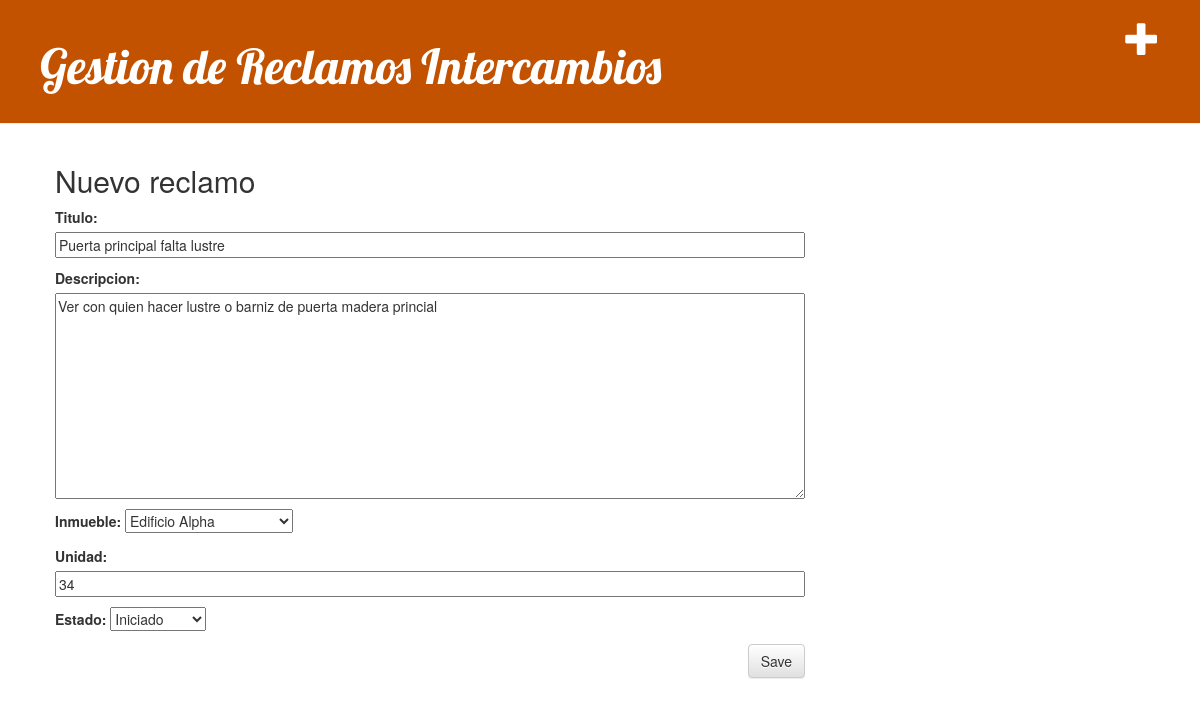
The app's page /reclamo/1/edit/ with its own data.
### Reclamos/models.py (models this page shows, shortened)
class Reclamo(models.Model):
	"""docstring for Inmueble"""
	INICIADO ='IN'
	ENPROGRESO = 'PR'
	FINALIZADO = 'FI'
	ESTADO_RECLAMO = [
        (INICIADO, 'Iniciado'),
        (ENPROGRESO, 'EnProgreso'),
        (FINALIZADO, 'Finalizado'),
    ]
	titulo = models.CharField(max_length=200)
	descripcion = models.TextField()
	inmueble = models.ForeignKey(Inmueble ,on_delete=models.CASCADE,blank=True,null=True)
	unidad = models.CharField(max_length=10)
	comentario = models.CharField(max_length=200)
	estado = models.CharField(max_length=2, choices=ESTADO_RECLAMO, default=INICIADO)
	creado = models.DateTimeField(default=datetime.now, blank=True)

### Reclamos/views.py (the view)
# urls.py: path('reclamo/<int:pk>/edit/', views.reclamo_edit, name='reclamo_edit'),
def reclamo_edit(request, pk):
    post = get_object_or_404(Reclamo, pk=pk)
    if request.method == "POST":
        form = ReclamoForm(request.POST, instance=post)
        if form.is_valid():
            post = form.save(commit=False)
            post.creado = timezone.now()
            post.save()
            return redirect('reclamo_detail', pk=post.pk)
    else:
        form = ReclamoForm(instance=post)
    return render(request, 'reclamos/reclamo_edit.html', {'form': form})

### Reclamos/forms.py
class ReclamoForm(forms.ModelForm):
    class Meta:
        model = Reclamo
        fields = ('titulo', 'descripcion','inmueble','unidad', 'estado' )

### Inmuebles/models.py (called while the page is built)
	def __str__(self):
		return '' + self.nombre

### Reclamos/templates/reclamos/reclamo_edit.html
{% extends 'reclamos/base.html' %}
{% block content %}
    <h2>Nuevo reclamo</h2>
    <form method="POST" class="post-form">{% csrf_token %}
        {{ form.as_p }}
        <button type="submit" class="save btn btn-default">Save</button>
    </form>
{% endblock %}

### Reclamos/static/css/reclamos.css (style rules this page uses)
.save { float: right; }
.post-form textarea, .post-form input { width: 100%; }

### records on screen
Reclamo: titulo "Puerta principal falta lustre", descripcion "Ver con quien hacer lustre o barniz de puerta madera princial", inmueble "Edificio Alpha", unidad "34", estado "Iniciado"
